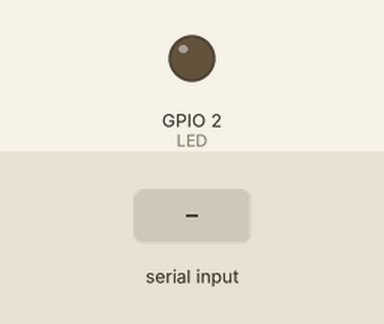
This sketch was run on a simulated ESP32. On the bench: output pins drawn as LEDs (lit = HIGH). Inputs (shaded band) come from the test bench. WiFi joins after 1.5 s; servers stay silent unless stated; what the sketch prints to the serial monitor is not drawn.

Above: at 0.0 s.
At 5.7 s:
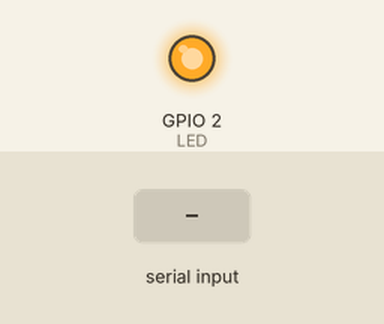
5.8 s: "ON\n" received over the second serial link
7.3 s: "OFF\n" received over the second serial link
Timing chart, 0 to 10.3 s (numbered marks = the images above; inputs shaded):
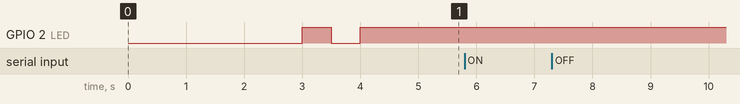

Measured:
- after the input at 5.8 s, every drawn part: stays the same
- after the input at 7.3 s, every drawn part: stays the same

The sketch:

ESP32_WebSerial_Debugger.ino
```cpp
/*

This is for building an ESP32 debugger using an ESP32 device.
This code allows you to see the connected ESP's serial output on your local serial monitor or on a web interface.

Required hardware:
- ESP32

Hardware Connections:
- Connect GND: Connect the ground (GND) pin of the first ESP32 to the ground (GND) pin of the second ESP32.
- Connect TX to RX: Connect the TX pin of the first ESP32 to the RX pin of the second ESP32.

Libaries:
- https://github.com/ayushsharma82/WebSerial
- https://github.com/lacamera/ESPAsyncWebServer
- https://github.com/dvarrel/AsyncTCP

Tutorial Guidance:
- https://randomnerdtutorials.com/esp32-webserial-library/

Notes:
- Remember to the the serial baud rates to match
- Remember the browser is available at http://device_ip/webserial

*/

#include <Arduino.h>
#include <WiFi.h>
#include <AsyncTCP.h>
#include <ESPAsyncWebServer.h>
#include <WebSerial.h>

#define LED 2 // Define the LED pin

AsyncWebServer server(80); // Create an AsyncWebServer object on port 80

const char* ssid = "Your_SSID";          // Your WiFi SSID
const char* password = "Your_Password";  // Your WiFi Password

// Function to blink the LED while connecting to WiFi
void blinkLEDWhileConnecting() {
  bool ledState = false;
  unsigned long previousMillis = 0;
  const long interval = 500; // Interval at which to blink (milliseconds)

  Serial.print("Connecting to WIFI");

  while (WiFi.status() != WL_CONNECTED) {
    unsigned long currentMillis = millis();
    if (currentMillis - previousMillis >= interval) {
      previousMillis = currentMillis;
      ledState = !ledState;
      digitalWrite(LED, ledState); // Toggle the LED state
      Serial.print(".");
    }
  }

  Serial.println("");

  digitalWrite(LED, HIGH); // Turn the LED on once connected
}

// Method to receive serial data from the web interface
void recvMsg(uint8_t *data, size_t len) {
  WebSerial.println("Received Data...");
  Serial.println("Received Data...");
  String d = "";
  for (int i = 0; i < len; i++) {
    d += char(data[i]);
  }
  WebSerial.println(d);
  Serial.println(d);

  // Handle received serial data
  if (d == "ON") {
    digitalWrite(LED, HIGH);
  } else if (d == "OFF") {
    digitalWrite(LED, LOW);
  }
}

void setup() {
  Serial.begin(115200); // Initialize Serial Monitor
  Serial2.begin(115200, SERIAL_8N1, 16, 17); // Initialize Serial2 with RX on GPIO 16 and TX on GPIO 17

  delay(3000); // Wait for serial monitor

  pinMode(LED, OUTPUT); // Set the LED pin as output
  digitalWrite(LED, LOW); // Ensure LED is off initially

  WiFi.mode(WIFI_STA); // Set WiFi to station mode
  WiFi.begin(ssid, password); // Start WiFi with provided credentials

  // Blink the LED while connecting to WiFi
  blinkLEDWhileConnecting();

  // Print IP address once connected
  Serial.print("IP Address: ");
  Serial.println(WiFi.localIP());

  // Print web address once connected
  Serial.print("Web Address: ");
  Serial.print(WiFi.localIP());
  Serial.println("/webserial");

  // Initialize WebSerial and set callback function
  WebSerial.begin(&server);
  WebSerial.msgCallback(recvMsg);
  server.begin(); // Start the server
}

static String serialBuffer = ""; // Buffer to accumulate serial data

void loop() {
  // Check for data from Serial2 and accumulate it in the buffer
  while (Serial2.available()) {
    char c = Serial2.read();
    Serial.print(c); // Print the character to Serial Monitor

    if (c == '\n') { // Check for newline character
      WebSerial.println(serialBuffer); // Send the accumulated buffer to WebSerial
      serialBuffer = ""; // Clear the buffer
    } else {
      serialBuffer += c; // Append character to buffer
    }
  }
}
```
